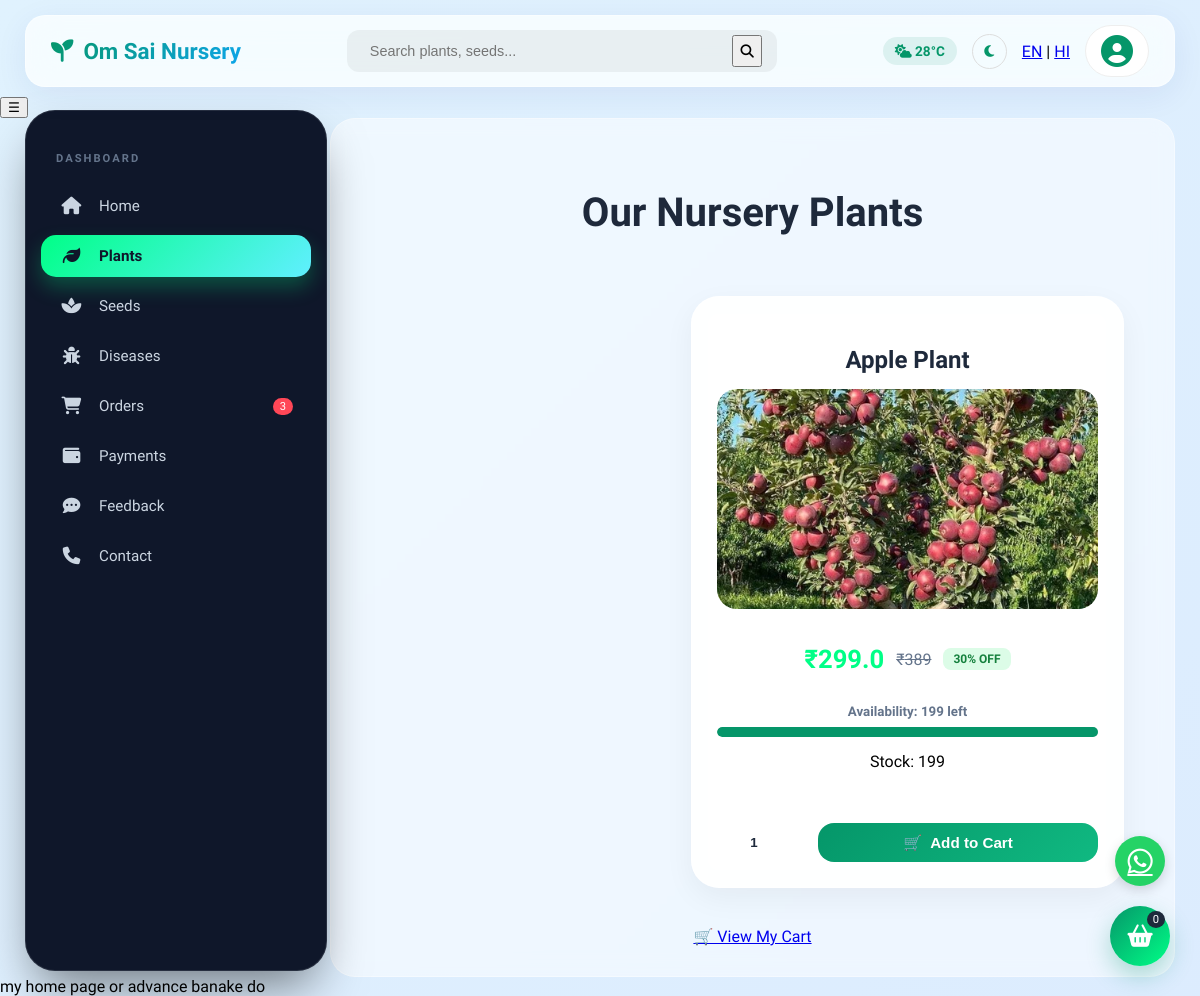
The page /plants on the database as committed earlier.
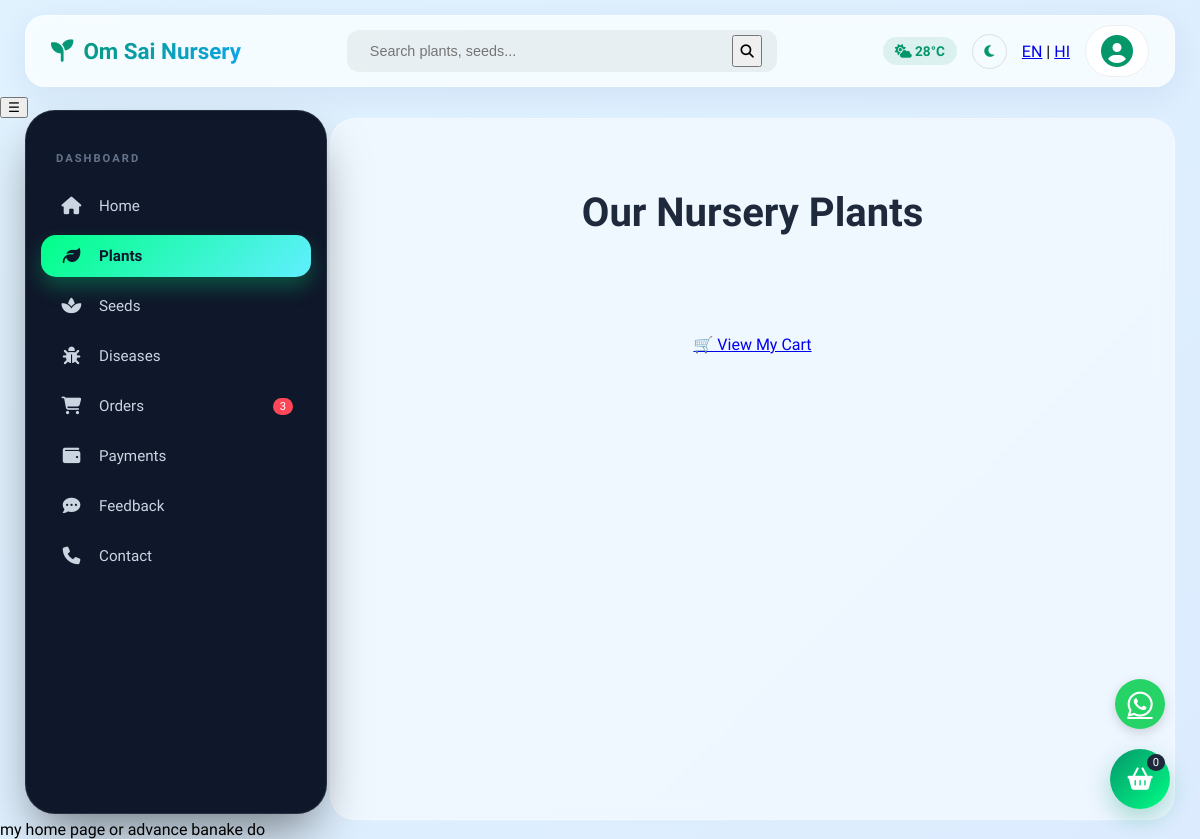
The same page on the database as committed later.
### tables this page shows
CREATE TABLE products(id INTEGER PRIMARY KEY AUTOINCREMENT, name TEXT, price REAL, stock INTEGER, image TEXT, category TEXT, supplier_id INTEGER);

### app.py (the view)
@app.route("/plants")
def plants_page():
    db = get_db()
    plants = db.execute('''
        SELECT p.*, u.name as supplier_name
        FROM products p
        LEFT JOIN users u ON p.supplier_id = u.id
        WHERE p.category = 'plant'
    ''').fetchall()
    return render_template("plants.html", plants=plants)

### app.py (called while the page is built)
def get_db():
    if 'db' not in g:
        g.db = sqlite3.connect(DATABASE, timeout=10, check_same_thread=False)
        g.db.row_factory = sqlite3.Row  # Isse plant['name'] wala error khatam ho jayega
    return g.db

@app.context_processor
def inject_translations():
    lang = session.get('lang', 'en')
    return dict(texts=translations.get(lang, translations['en']))

@app.before_request
def func():
    global _got_first_request
    session.permanent = True
    if not _got_first_request:
        print("Running first-time setup...")
        _got_first_request = True

### templates/plants.html (shortened to what this page needs)
{% extends "Home.html" %}
{% block content %}
<link rel="stylesheet" href="{{ url_for('static', filename='plant.css') }}">
<h2>Our Nursery Plants</h2>
<div id="products">
{% for plant in plants %}
    {% if plant['supplier_id'] and plant['supplier_id'] != 0 %}
    <div class="plant-card">
        <h3>{{ plant['name'] }}</h3>
        <img src="{{ url_for('static', filename='images/' + plant['image']) }}" width="150" alt="{{ plant['name'] }}">
<div class="price-section">
    <span class="current-price">₹{{ plant['price'] }}</span>
    <span class="original-price">₹{{ (plant['price'] * 1.3)|round|int }}</span>
    <span class="discount-tag">30% OFF</span>
</div>
<div class="stock-wrapper">
    <small>Availability: {{ plant['stock'] }} left</small>
    <div class="progress-bar">
        <div class="progress-fill" style="width: {{ (plant['stock']/50)*100 }}%; background: {{ 'red' if plant['stock'] < 5 else '#059669' }}"></div>
    </div>
</div>Stock:</b> {{ plant['stock'] }}</p>
        <div class="action-area">
    <input
        type="number"
        id="qty_{{ plant['id'] }}"
        value="1"
        min="1"
    >
    <button onclick='addToCartSafe({{ plant["id"] }}, "{{ plant["name"].replace("\"","\\\"") }}", {{ plant["price"] }}, {{ plant["supplier_id"] }})'>
        <span>🛒</span> Add to Cart
    </button>
</div>
    </div>
    {% endif %}
{% else %}
    <div class="no-products">
        <p>Abhi koi plants available nahi hain.</p>
    </div>
{% endfor %}
</div>
<br>
<div style="text-align: center;">
    <a href="{{ url_for('orders_page') }}" class="btn-cart">🛒 View My Cart</a>
</div>
{% endblock %}

Rows that differ between the two databases and show on the page:
removed products: name "Apple Plant", image (picture), price "299.0", (plant['price']*1.3)|round|int "389", stock "199"
